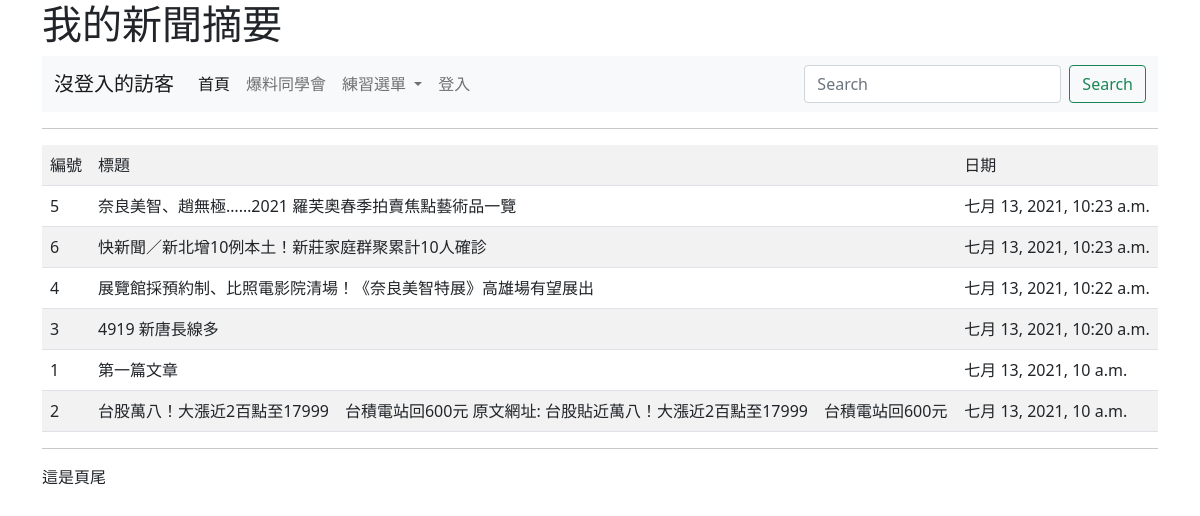
Page /news/ on the committed database.
### mysite/models.py (models this page shows, shortened)
class Post(models.Model):
	title = models.CharField(max_length=200)
	content = models.TextField()
	pub_date = models.DateTimeField(default=timezone.now)
	class Meta:
		ordering = ('-pub_date',)

### mysite/views.py (the view)
# urls.py: path('news/', views.news),
def news(request):
	posts = Post.objects.all()
	return render(request, "news.html", locals())

### templates/news.html (shortened to what this page needs)
{% extends "base.html" %}
{% block main %}
	<hr>
	<table class="table table-striped">
		<tr><td>編號</td><td>標題</td><td>日期</td>
		</tr>
	{% for post in posts %}
	   <tr>
	   		<td>{{ post.id }}</td>
	   		<td>
	   			{% if request.user.is_authenticated %}
	   			<a href="/show/{{ post.id }}/">{{ post.title }}</a>
	   			{% else %}
	   				{{ post.title }}
	   			{% endif %}
	   		</td>
	   		<td>{{ post.pub_date }}</td>
	   </tr>
	{% endfor %}
    </table>
{% endblock %}

### rows in the picture
Post: id "5", title "奈良美智、趙無極……2021 羅芙奧春季拍賣焦點藝術品一覽", pub_date "七月 13, 2021, 10:23 a.m."
Post: id "6", title "快新聞／新北增10例本土！新莊家庭群聚累計10人確診", pub_date "七月 13, 2021, 10:23 a.m."
Post: id "4", title "展覽館採預約制、比照電影院清場！《奈良美智特展》高雄場有望展出", pub_date "七月 13, 2021, 10:22 a.m."
Post: id "3", title "4919 新唐長線多", pub_date "七月 13, 2021, 10:20 a.m."
Post: id "1", title "第一篇文章", pub_date "七月 13, 2021, 10 a.m."
Post: id "2", title "台股萬八！大漲近2百點至17999 台積電站回600元 原文網址: 台股貼近萬八！大漲近2百點至17999 台積電站回600元", pub_date "七月 13, 2021, 10 a.m."
